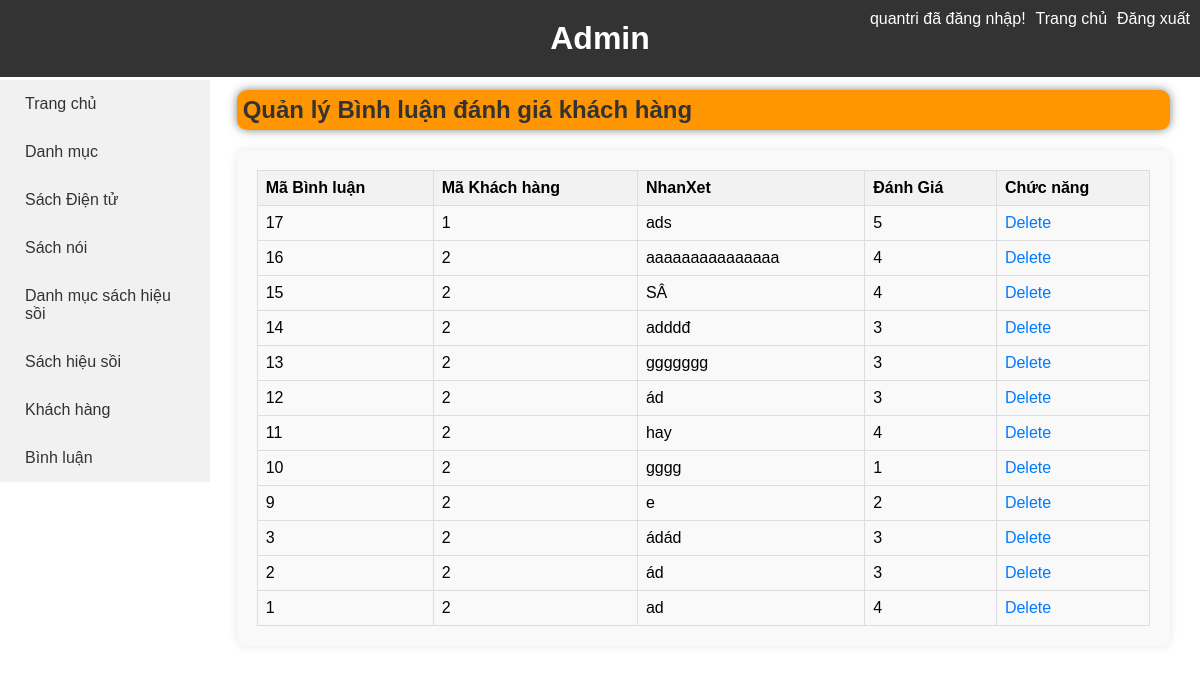
Page /admin/index.php?act=listnhanxet (signed in) on the committed database.
### tables this page shows
CREATE TABLE `danhgia_nhanxet` (
  `MaDG` int NOT NULL AUTO_INCREMENT,
  `sach_id` int DEFAULT NULL,
  `nguoi_dung_id` int DEFAULT NULL,
  `NhanXet` text,
  `DanhGia` int NOT NULL,
  `ThoiGianThem` timestamp NULL DEFAULT CURRENT_TIMESTAMP,
  `sach_soi_id` int DEFAULT NULL,
  `sach_tomtat_id` int DEFAULT NULL,
  `sach_noi_id` int DEFAULT NULL,
  PRIMARY KEY (`MaDG`),
  KEY `sach_noi_id` (`sach_noi_id`),
  KEY `sach_tomtat_id` (`sach_tomtat_id`),
  KEY `sach_soi_id` (`sach_soi_id`),
  KEY `sach_id` (`sach_id`),
  KEY `nguoi_dung_id` (`nguoi_dung_id`),
  CONSTRAINT `danhgia_nhanxet_ibfk_1` FOREIGN KEY (`sach_noi_id`) REFERENCES `sach_noi` (`MaSach`),
  CONSTRAINT `danhgia_nhanxet_ibfk_2` FOREIGN KEY (`sach_tomtat_id`) REFERENCES `sach_tomtat` (`MaSach`),
  CONSTRAINT `danhgia_nhanxet_ibfk_3` FOREIGN KEY (`sach_soi_id`) REFERENCES `sach_soi` (`MaSach`),
  CONSTRAINT `danhgia_nhanxet_ibfk_4` FOREIGN KEY (`sach_id`) REFERENCES `sach` (`MaSach`),
  CONSTRAINT `danhgia_nhanxet_ibfk_5` FOREIGN KEY (`nguoi_dung_id`) REFERENCES `khach_hang` (`MaKH`)
);

### admin/binhluan/list_nhanxet.php (the view, shortened to what this page needs)
<?php
    require_once "../db/db.php";
$results = mysqli_query($conn, 'SELECT * FROM danhgia_nhanxet ORDER BY MaDG DESC');
?>
<div class="content-header">
    <h2>Quản lý Bình luận đánh giá khách hàng</h2>
</div>
<div class="container-2">
    <table class="table">
        <thead>
            <tr>
            <th>Mã Bình luận</th>
                <th>Mã Khách hàng</th>
                <th>NhanXet</th>
                <th>Đánh Giá</th>
                <th>Chức năng</th>
            </tr>
        </thead>
        <tbody>
            <?php while ($row = mysqli_fetch_assoc($results)) { ?>
                <tr>
                <td><?php echo $row['MaDG'] ?></td>
                    <td><?php echo $row['nguoi_dung_id'] ?></td>
                    <td><?php echo $row['NhanXet'] ?></td>
                    <td><?php echo $row['DanhGia'] ?></td>
                    <td>
                        <a href="index.php?act=deletebinhluan&MaDG=<?php echo $row['MaDG']; ?>" class="link">Delete</a>
                    </td>
                </tr>
            <?php } ?>
        </tbody>
    </table>
</div>

### admin/style.css (style rules this page uses)
* { margin: 0; padding: 0; box-sizing: border-box; }
body { font-family: Arial, sans-serif; }
.content-header { box-shadow: 0px 0px 10px 0px rgba(0,0,0,0.5); border-radius: 10px; padding: 6px; background-color: #ff9500; margin: 10px auto; width: 94%; }
.content-header h2 { color: #333; }
.table { width: 100%; border-collapse: collapse; }
.table th, .table td { border: 1px solid #ddd; padding: 8px; text-align: left; }
.table th { background-color: #f2f2f2; font-weight: bold; }
.container-2 { width: 94%; margin: 20px auto; padding: 20px; background-color: #f9f9f9; border-radius: 8px; box-shadow: 0px 0px 10px 0px rgba(0,0,0,0.1); }
.table th { background-color: #f2f2f2; }
.link { text-decoration: none; color: #007bff; }

### rows in the picture
danhgia_nhanxet: MaDG "17", nguoi_dung "1", NhanXet "ads", DanhGia "5"
danhgia_nhanxet: MaDG "16", nguoi_dung "2", NhanXet "aaaaaaaaaaaaaaa", DanhGia "4"
danhgia_nhanxet: MaDG "15", nguoi_dung "2", NhanXet "SÂ", DanhGia "4"
danhgia_nhanxet: MaDG "14", nguoi_dung "2", NhanXet "adddđ", DanhGia "3"
danhgia_nhanxet: MaDG "13", nguoi_dung "2", NhanXet "ggggggg", DanhGia "3"
danhgia_nhanxet: MaDG "12", nguoi_dung "2", NhanXet "ád", DanhGia "3"
danhgia_nhanxet: MaDG "11", nguoi_dung "2", NhanXet "hay", DanhGia "4"
danhgia_nhanxet: MaDG "10", nguoi_dung "2", NhanXet "gggg", DanhGia "1"
danhgia_nhanxet: MaDG "9", nguoi_dung "2", NhanXet "e", DanhGia "2"
danhgia_nhanxet: MaDG "3", nguoi_dung "2", NhanXet "ádád", DanhGia "3"
danhgia_nhanxet: MaDG "2", nguoi_dung "2", NhanXet "ád", DanhGia "3"
danhgia_nhanxet: MaDG "1", nguoi_dung "2", NhanXet "ad", DanhGia "4"

### other values in the picture
$_SESSION['HoTen'] "quantri"
